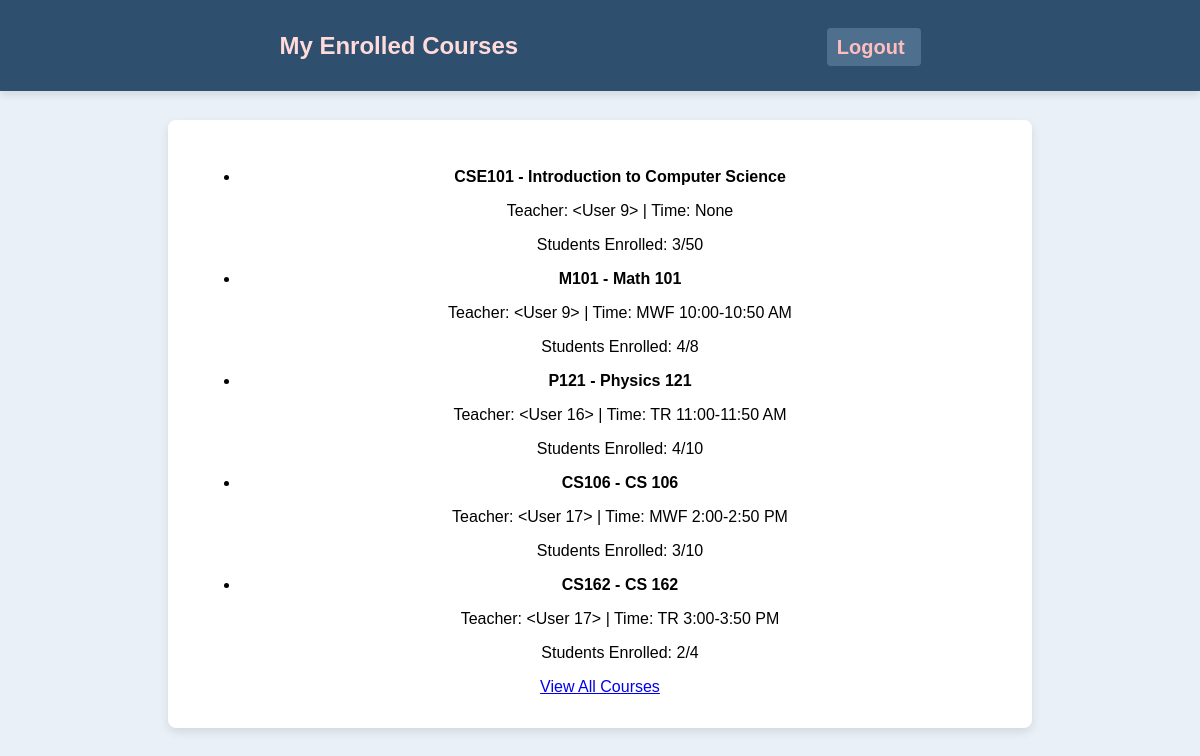
Page /student/my_courses (signed in) on the earlier database version.
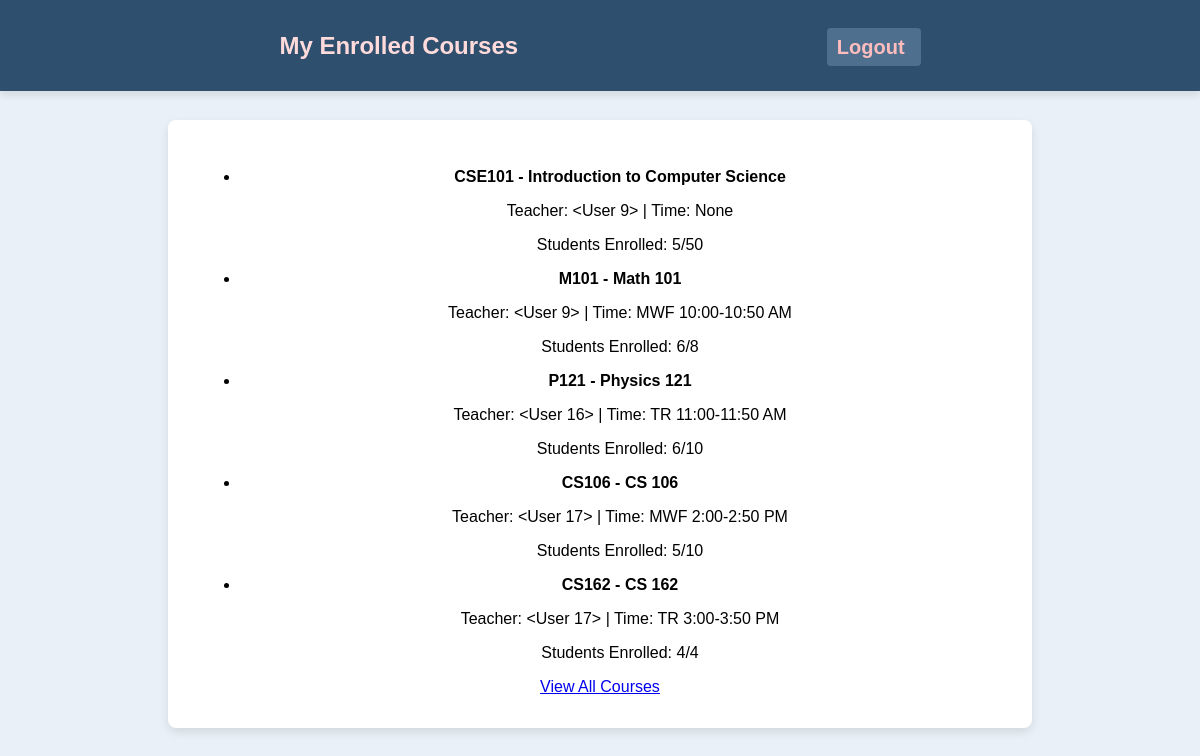
Same page on the later database version.
### app.py (models this page shows)
class Course(db.Model):
    id = db.Column(db.Integer, primary_key=True)
    course_code = db.Column(db.String(10))
    course_name = db.Column(db.String(100))
    capacity = db.Column(db.Integer)
    teacher_id = db.Column(db.Integer, db.ForeignKey('user.id'), nullable=True)
    teacher = db.relationship('User', backref='teaching_courses', foreign_keys=[teacher_id])
    time = db.Column(db.String(50))
    enrolled_count = db.Column(db.Integer, default=0)

### app.py (the view)
@app.route('/student/my_courses')
@login_required
def my_courses():
    if current_user.role != 'student':
        flash("Access denied: Only students can view this page.", "danger")
        return redirect(url_for('login'))
    enrollments = Enrollment.query.filter_by(user_id=current_user.id).all()
    enrolled_courses = [Course.query.get(enrollment.course_id) for enrollment in enrollments]
    return render_template('my_courses.html', courses=enrolled_courses)

### app.py (called while the page is built)
@login_manager.user_loader
def load_user(user_id):
    return User.query.get(int(user_id))

### templates/my_courses.html (shortened to what this page needs)
<!DOCTYPE html>
<html lang="en">
<head>
    <link rel="stylesheet" href="{{ url_for('static', filename='styles.css') }}">
</head>
<body>
    <div class="header">
        <h1>My Enrolled Courses</h1>
        <p class="welcome-message">Welcome, {{ current_user.username }} | <a href="{{ url_for('logout') }}" class="sign-out">Logout</a></p>
    </div>
    <div class="container">
        <ul>
            {% if courses %}
                {% for course in courses %}
                <li>
                    <strong>{{ course.course_code }} - {{ course.course_name }}</strong>
                    <p>Teacher: {{ course.teacher }} | Time: {{ course.time }}</p>
                    <p>Students Enrolled: {{ course.enrolled_count }}/{{ course.capacity }}</p>
                </li>
                {% endfor %}
            {% else %}
                <p>You are not enrolled in any courses yet.</p>
            {% endif %}
        </ul>
        <a href="{{ url_for('student_courses') }}" class="button">View All Courses</a>
    </div>
</body>
</html>

Differences in the rows shown:
changed Course "CSE101": enrolled_count "3" → "5"
changed Course "Math 101": enrolled_count "4" → "6"
changed Course "Physics 121": enrolled_count "4" → "6"
changed Course "CS106": enrolled_count "3" → "5"
changed Course "CS162": enrolled_count "2" → "4"
